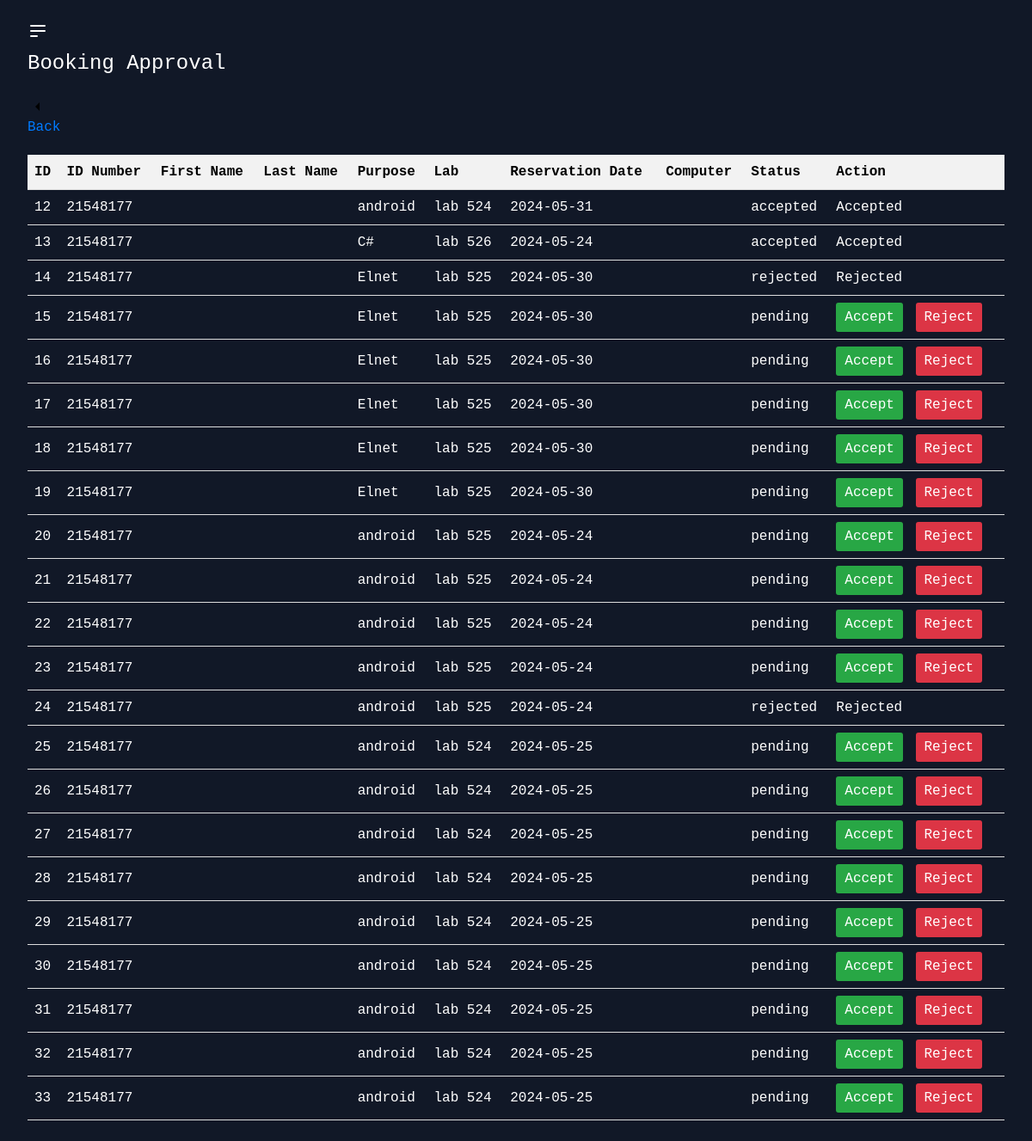
The page /approval.php on the database as committed earlier.
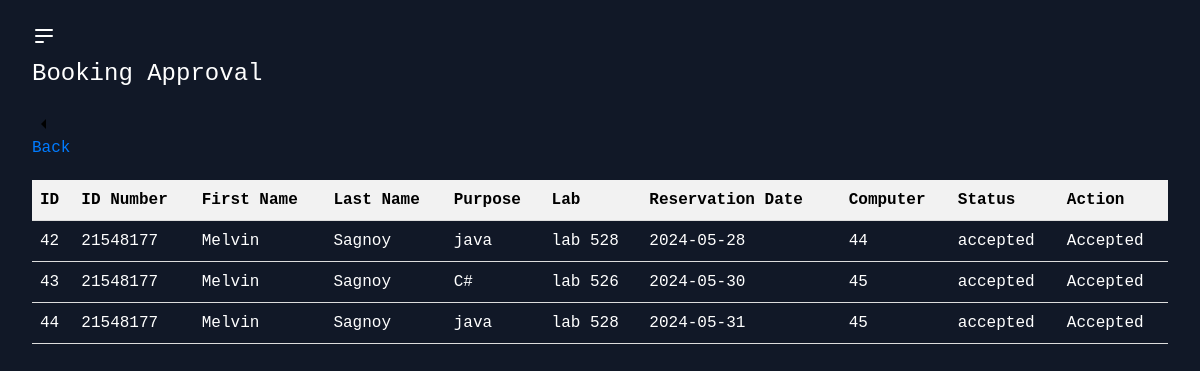
The same page on the database as committed later.
### tables this page shows
CREATE TABLE "reservations" (
	"id"	INTEGER,
	"id_number"	TEXT NOT NULL,
	"first_name"	TEXT,
	"last_name"	TEXT,
	"purpose"	TEXT NOT NULL,
	"lab"	TEXT NOT NULL,
	"reservation_date"	TIMESTAMP DEFAULT CURRENT_TIMESTAMP,
	"status"	TEXT DEFAULT 'pending',
	"computer"	INTEGER,
	PRIMARY KEY("id" AUTOINCREMENT)
);

### approval.php (the view, shortened to what this page needs)
<?php
$db = new SQLite3('sitin.db');
$query = $db->prepare("SELECT * FROM reservations");
$result = $query->execute();
?>
<!DOCTYPE html>
<html lang="en">
<head>
    <link href="https://cdnjs.cloudflare.com/ajax/libs/font-awesome/5.15.4/css/all.min.css" rel="stylesheet">
  <link href="https://cdn.jsdelivr.net/npm/tailwindcss@2.2.16/dist/tailwind.min.css" rel="stylesheet">
</head>
<body class="flex min-h-screen bg-gray-900 font-mono text-white">
  <br><br><br><br>
  <div class="flex-1 px-8 py-6">
    <button id="menu-toggle" class="focus:outline-none">
      <svg class="h-6 w-6 text-white hover:text-gray-200" viewBox="0 0 24 24" fill="none" xmlns="http://www.w3.org/2000/svg">
        <path d="M4 6H20M4 12H20M4 18H11Z" stroke="currentColor" stroke-width="2" stroke-linecap="round" stroke-linejoin="round"></path>
      </svg>
    </button>
    <h1>Booking Approval</h1>
    <a href="#" onclick="history.back();" class="back-link">
        <svg xmlns="http://www.w3.org/2000/svg" viewBox="0 0 24 24" width="24" height="24">
            <path fill="none" d="M0 0h24v24H0z" />
            <path d="M14 7l-5 5 5 5V7z" />
        </svg>
        Back
    </a>
    <?php if ($result && $result->numColumns() > 0) : ?>
        <table>
            <thead>
                <tr class="text-black">
                    <th>ID</th>
                    <th>ID Number</th>
                    <th>First Name</th>
                    <th>Last Name</th>
                    <th>Purpose</th>
                    <th>Lab</th>
                    <th>Reservation Date</th>
                    <th>Computer</th>
                    <th>Status</th>
                    <th>Action</th>
                </tr>
            </thead>
            <tbody>
                <?php while ($row = $result->fetchArray(SQLITE3_ASSOC)) : ?>
                    <tr class="hover:text-black">
                        <td><?php echo $row['id']; ?></td>
                        <td><?php echo $row['id_number']; ?></td>
                        <td><?php echo $row['first_name']; ?></td>
                        <td><?php echo $row['last_name']; ?></td>
                        <td><?php echo $row['purpose']; ?></td>
                        <td><?php echo $row['lab']; ?></td>
                        <td><?php echo $row['reservation_date']; ?></td>
                        <td><?php echo $row['computer']; ?></td>
                        <td><?php echo $row['status']; ?></td>
                        <td class="action-buttons">
                            <?php if ($row['status'] === 'pending') : ?>
                                <form method="POST" action="">
                                    <button type="submit" name="action" value="accept" class="accept">Accept</button>
                                    <button type="submit" name="action" value="reject" class="reject">Reject</button>
                                </form>
                            <?php else : ?>
                                <span><?php echo ucfirst($row['status']); ?></span>
                            <?php endif; ?>
                        </td>
                    </tr>
                <?php endwhile; ?>
            </tbody>
        </table>
    <?php else : ?>
        <p>No booking requests found.</p>
    <?php endif; ?>
</div>
</body>
</html>

Rows that differ between the two databases and show on the page:
removed reservations: id "12", id_number "21548177", purpose "android", lab "lab 524", reservation_date "2024-05-31", status "accepted", status "Accepted"
removed reservations: id "13", id_number "21548177", purpose "C#", lab "lab 526", reservation_date "2024-05-24", status "accepted", status "Accepted"
removed reservations: id "14", id_number "21548177", purpose "Elnet", lab "lab 525", reservation_date "2024-05-30", status "rejected", status "Rejected"
removed reservations: id "15", id_number "21548177", purpose "Elnet", lab "lab 525", reservation_date "2024-05-30", status "pending"
removed reservations: id "16", id_number "21548177", purpose "Elnet", lab "lab 525", reservation_date "2024-05-30", status "pending"
removed reservations: id "17", id_number "21548177", purpose "Elnet", lab "lab 525", reservation_date "2024-05-30", status "pending"
removed reservations: id "18", id_number "21548177", purpose "Elnet", lab "lab 525", reservation_date "2024-05-30", status "pending"
removed reservations: id "19", id_number "21548177", purpose "Elnet", lab "lab 525", reservation_date "2024-05-30", status "pending"
removed reservations: id "20", id_number "21548177", purpose "android", lab "lab 525", reservation_date "2024-05-24", status "pending"
removed reservations: id "21", id_number "21548177", purpose "android", lab "lab 525", reservation_date "2024-05-24", status "pending"
removed reservations: id "22", id_number "21548177", purpose "android", lab "lab 525", reservation_date "2024-05-24", status "pending"
removed reservations: id "23", id_number "21548177", purpose "android", lab "lab 525", reservation_date "2024-05-24", status "pending"
removed reservations: id "24", id_number "21548177", purpose "android", lab "lab 525", reservation_date "2024-05-24", status "rejected", status "Rejected"
removed reservations: id "25", id_number "21548177", purpose "android", lab "lab 524", reservation_date "2024-05-25", status "pending"
removed reservations: id "26", id_number "21548177", purpose "android", lab "lab 524", reservation_date "2024-05-25", status "pending"
removed reservations: id "27", id_number "21548177", purpose "android", lab "lab 524", reservation_date "2024-05-25", status "pending"
removed reservations: id "28", id_number "21548177", purpose "android", lab "lab 524", reservation_date "2024-05-25", status "pending"
removed reservations: id "29", id_number "21548177", purpose "android", lab "lab 524", reservation_date "2024-05-25", status "pending"
removed reservations: id "30", id_number "21548177", purpose "android", lab "lab 524", reservation_date "2024-05-25", status "pending"
removed reservations: id "31", id_number "21548177", purpose "android", lab "lab 524", reservation_date "2024-05-25", status "pending"
removed reservations: id "32", id_number "21548177", purpose "android", lab "lab 524", reservation_date "2024-05-25", status "pending"
removed reservations: id "33", id_number "21548177", purpose "android", lab "lab 524", reservation_date "2024-05-25", status "pending"
added reservations: id "42", id_number "21548177", first_name "Melvin", last_name "Sagnoy", purpose "java", lab "lab 528", reservation_date "2024-05-28", computer "44", status "accepted", status "Accepted"
added reservations: id "43", id_number "21548177", first_name "Melvin", last_name "Sagnoy", purpose "C#", lab "lab 526", reservation_date "2024-05-30", computer "45", status "accepted", status "Accepted"
added reservations: id "44", id_number "21548177", first_name "Melvin", last_name "Sagnoy", purpose "java", lab "lab 528", reservation_date "2024-05-31", computer "45", status "accepted", status "Accepted"
